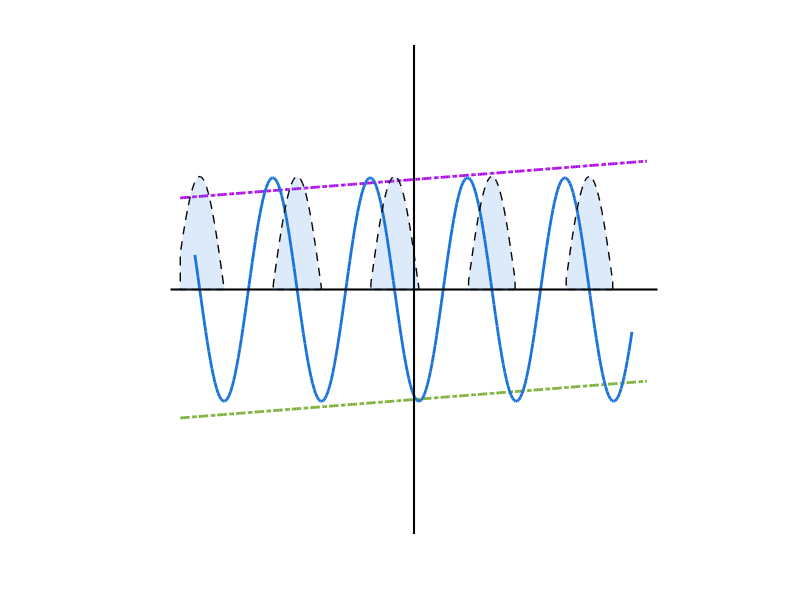

Here is the MATLAB script that generated this plot:
clear;close all;
red_base = [0.85, 0.1, 0.1];
blue_base = [0.1, 0.45, 0.85];
blue = [0 0.4470 0.7410];
orange = [0.8500 0.3250 0.0980];
yellow = [0.9290 0.6940 0.1250];
purple = [173, 0, 237]./255;%[0.4940 0.1840 0.5560];
green = [0.4660 0.6740 0.1880];
bright_blue = [0.3010 0.7450 0.9330];
dark_red = [0.6350 0.0780 0.1840];
%% \eta - F_i = -K_i sin(\eta + \phi)

% \eta - F_i = -K_i sin(\eta + \phi)
Delta_0 = 30;
tau = 3;
alpha = 5;
M = 24;
factor = tau*sqrt(1+alpha^2)*(M-1);

F_1 = -tau*Delta_0;
F_24 = tau*Delta_0;
kappa = 0.26;

phi = 0.4*pi;  % phase shift
eta_1 = -4.5*pi:0.1:4.5*pi;  % horizontal axis
eta_2 = -4.8*pi:0.1:4.8*pi;  

%% critical point
figure(1);clf;
plot(eta_2, eta_2 - F_1, '-.','LineWidth', 2,'Color',purple); hold on;   
plot(eta_2, eta_2 - F_24, '-.','LineWidth', 2,'Color',green); hold on;        
plot(eta_1, -kappa*factor*sin(eta_1 + phi), 'LineWidth', 2,'Color',blue_base); hold on; 
plot([0,0],[-200,200],'k', 'LineWidth', 1.5); hold on;         
plot([-5*pi,5*pi],[0,0],'k', 'LineWidth', 1.5); hold on;       

y = 1+ kappa*factor*cos(eta_2+phi);
% Find positive regions
positive_idx = find(y > 0);
% If you want contiguous filled regions (recommended), you can split into segments:
in_positive = y > 0;
d = diff([0 in_positive 0]);
start_idx = find(d == 1);
end_idx = find(d == -1) - 1;
for k = 1:length(start_idx)
    idx_range = start_idx(k):end_idx(k);
    fill_x = eta_2(idx_range);
    fill_y = y(idx_range);
    
    % Fill with dashed border
    h_fill = fill([fill_x, fliplr(fill_x)], [zeros(size(fill_y)), fliplr(fill_y)], ...
        blue_base, 'EdgeColor', 'k', 'LineStyle','--','LineWidth',1, 'FaceAlpha', 0.15);
end
axis off;
% exportgraphics(gcf, 'figure_without_margins.png', 'Resolution', 600);

% d_array = 0:0.02:1;%0:0.1:3;%[0:0.05:3, 3.2:0.2:5];
% num_rng_w = 1;
% std_w = 14;
% data = load(['../all2all_coupling/data/update_R2_freq_diode_data_d_',num2str(d_array(2)-d_array(1)),'_',num2str(d_array(end)),...
%     '_M_',num2str(M),'_num_rng_w_',num2str(num_rng_w),'_std_w_',num2str(std_w),'_1.mat']);
% ave_S_array = data.ave_S_array;
% 
% kappa_array = [0:0.05:0.2, 0.26, 0.3:0.05:0.7, 0.8, 0.9, 1.0];
% num_solutions = [0, 0, 0, 0, 0, 1, 5, 10, 16, 21, 27, 33, 39, 44, 50, 61, 72, 83];
% figure(2);clf;hold on;
% set(gcf, 'Position', [100, 100, 600, 300]); 
% yyaxis right;
% set(gca, 'YColor', blue_base,'FontSize',18); % Set the color of the left-hand y-axis to blue    
% light_blue = 0.4 * blue_base + 0.6 * [1 1 1];  % Adjust weights as needed
% plot(d_array, ave_S_array,'-o','MarkerSize', 4,'color',light_blue,'LineWidth',1.5)
% ylabel('$\langle S\rangle$','Interpreter','latex')
% yyaxis left;
% set(gca, 'YColor', red_base,'FontSize',18); % Set the color of the left-hand y-axis to blue    
% plot(kappa_array, num_solutions,'-o','MarkerSize', 5,'LineWidth',3,'Color',red_base)
% ylabel('Solution No.')
% 
% yyaxis left;
% xlabel('$\kappa(\textnormal{ns}^{-1})$','Interpreter','latex')
% grid on;
% ax = gca;
% ax.XMinorGrid = 'on';
% ax.YMinorGrid = 'on';
% ax.MinorGridAlpha = 0.5;
